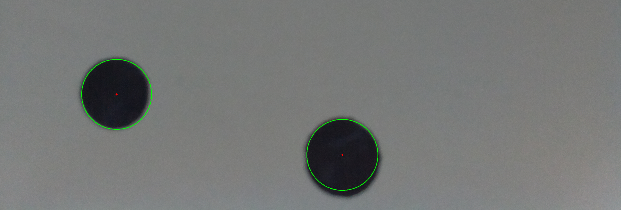
#> input picture circles.png, 621 x 210 px, given in place of the camera
$ python corners.py
#> lines starting #> are read from the running program, lines starting #| are printed output that depends on the picture; after the words box and inside, x2 and y2 are one past the last pixel; in counts of white or black regions, pixels touching at a corner belong together
# -*- coding: utf-8 -*-
import numpy as np
import cv2

video_capture = cv2.VideoCapture(0)

while(1):
    ret, img = video_capture.read()
#> img is the input picture: shape (210, 621, 3); mean B, G, R 117.5, 118.8, 117
    # find Harris corners
    gray = cv2.cvtColor(img, cv2.COLOR_BGR2GRAY)

    gray = np.float32(gray)
    dst = cv2.cornerHarris(gray, 4, 3, 0.04)
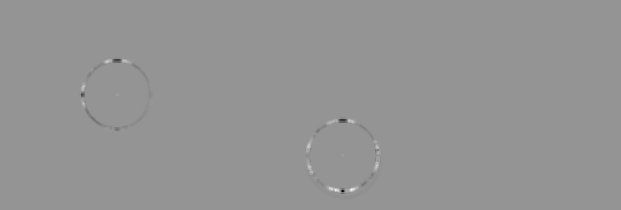
#> dst: shape (210, 621) float32; min -1950775.2, max 1399679.5, mean -415.8; drawn with min black and max white

    #result is dilated for marking the corners, not important
    dst = cv2.dilate(dst, None)
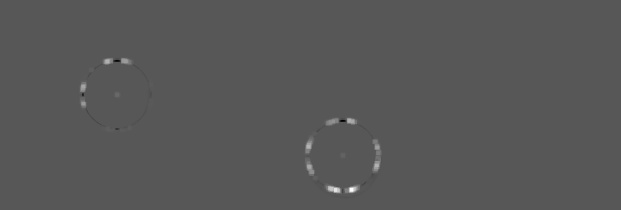
#> dst: shape (210, 621) float32; min -731915.1, max 1399679.5, mean 2954.5; drawn with min black and max white

    # Threshold for an optimal value, it may vary depending on the image.
    img[dst > 0.01 * dst.max()] = [0, 0, 255]
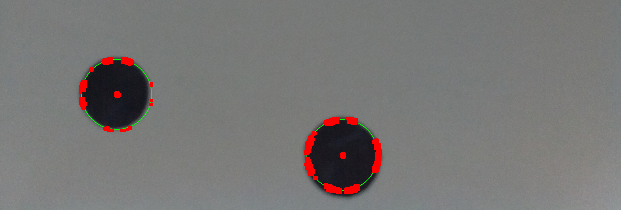
#> img: shape (210, 621, 3); 1.21% of pixels changed, all inside (x1, y1, x2, y2) = (79, 57, 382, 194)

    cv2.imshow('img2',  img)
    k = cv2.waitKey(30) & 0xFF
#> (key Esc is pressed here)
    if k == 27:
        break
video_capture.release()
cv2.destroyAllWindows()
